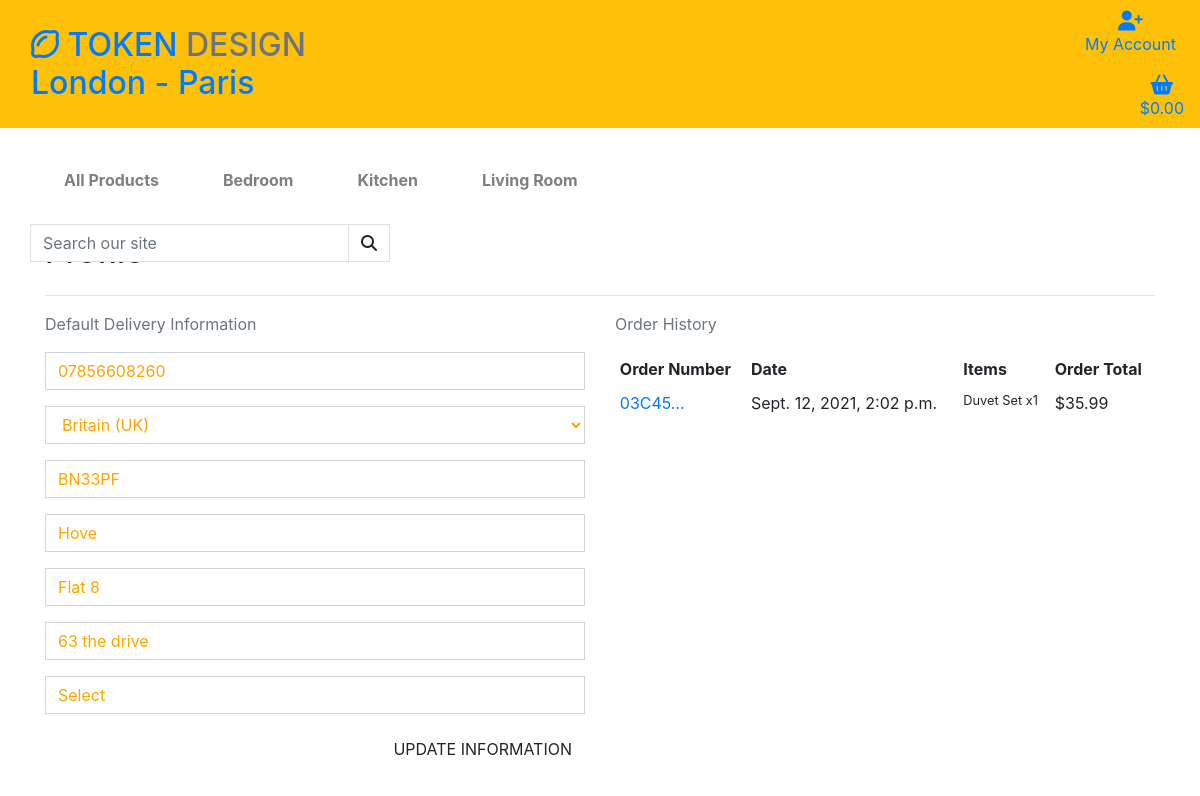
The page /profile/ (signed in) on the database as committed earlier.
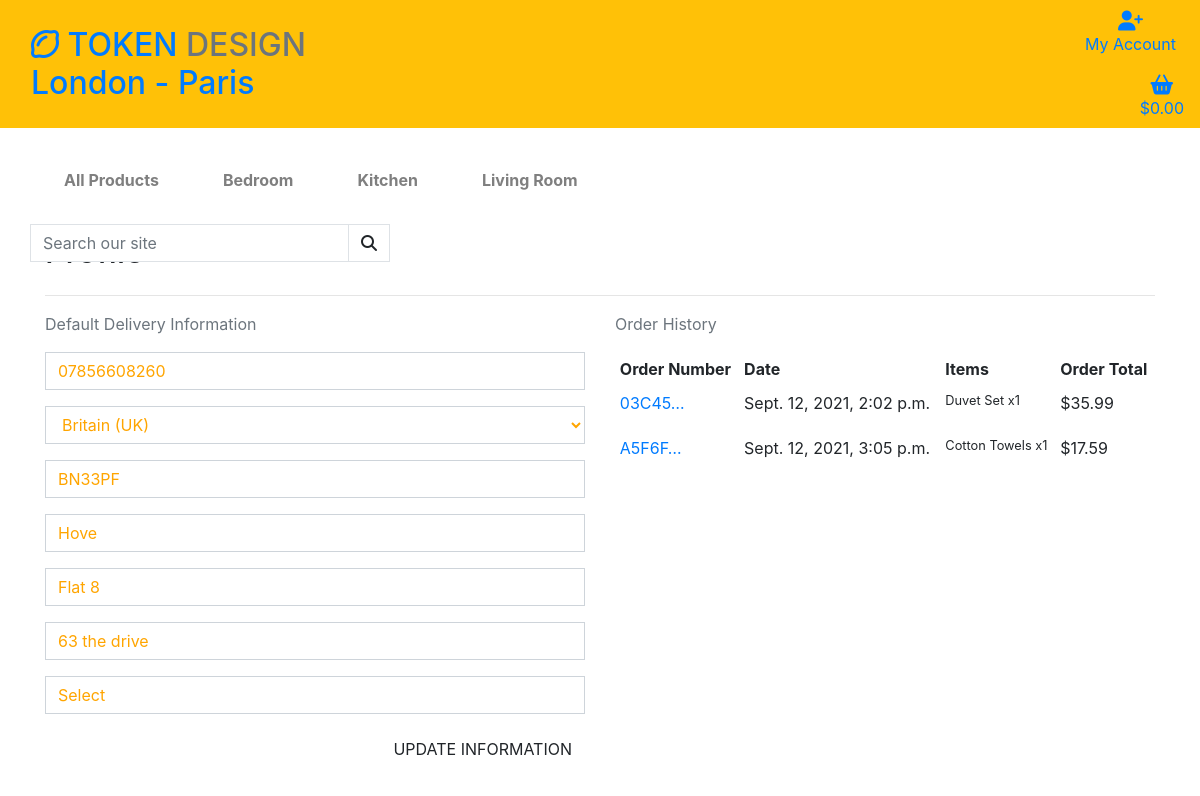
The same page on the database as committed later.
### profiles/models.py (models this page shows, shortened)
class UserProfile(models.Model):
    user = models.OneToOneField(User, on_delete=models.CASCADE)
    default_phone_number = models.CharField(max_length=20, null=True, blank=True)
    default_country = CountryField(blank_label='Country *', null=True, blank=True)
    default_postcode = models.CharField(max_length=20, null=True, blank=True)
    default_town_or_city = models.CharField(max_length=40, null=True, blank=True)
    default_street_address1 = models.CharField(max_length=80, null=True, blank=True)
    default_street_address2 = models.CharField(max_length=80, null=True, blank=True)
    default_county = models.CharField(max_length=80, null=True, blank=True)

### checkout/models.py (models this page shows, shortened)
class Order(models.Model):
    order_number = models.CharField(max_length=32, null=False, editable=False)
    user_profile = models.ForeignKey(UserProfile, on_delete=models.SET_NULL,
                                     null=True, blank=True, related_name='orders')
    full_name = models.CharField(max_length=50, null=False, blank=False)
    email = models.EmailField(max_length=254, null=False, blank=False)
    phone_number = models.CharField(max_length=20, null=False, blank=False)
    country = CountryField(blank_label='Country *', null=False, blank=False)
    postcode = models.CharField(max_length=20, null=True, blank=True)
    town_or_city = models.CharField(max_length=40, null=False, blank=False)
    street_address1 = models.CharField(max_length=80, null=False, blank=False)
    street_address2 = models.CharField(max_length=80, null=True, blank=True)
    county = models.CharField(max_length=80, null=True, blank=True)
    date = models.DateTimeField(auto_now_add=True)
    delivery_cost = models.DecimalField(max_digits=6, decimal_places=2, null=False, default=0)
    order_total = models.DecimalField(max_digits=10, decimal_places=2, null=False, default=0)
    grand_total = models.DecimalField(max_digits=10, decimal_places=2, null=False, default=0)
    original_cart = models.TextField(null=False, blank=False, default='')
    stripe_pid = models.CharField(max_length=254, null=False, blank=False, default='')

class OrderLineItem(models.Model):
    order = models.ForeignKey(Order, null=False, blank=False, on_delete=models.CASCADE, related_name='lineitems')
    product = models.ForeignKey(Product, null=False, blank=False, on_delete=models.CASCADE)
    quantity = models.IntegerField(null=False, blank=False, default=0)
    lineitem_total = models.DecimalField(max_digits=6, decimal_places=2, null=False, blank=False, editable=False)

### products/models.py (models this page shows, shortened)
class Product(models.Model):
    category = models.ForeignKey('Category', null=True, blank=True, on_delete=models.SET_NULL)
    sku = models.CharField(max_length=254, null=True, blank=True)
    name = models.CharField(max_length=254)
    description = models.TextField()
    price = models.DecimalField(max_digits=6, decimal_places=2)
    rating = models.DecimalField(max_digits=6, decimal_places=2, null=True, blank=True)
    image_url = models.URLField(max_length=1024, null=True, blank=True)
    image = models.ImageField(null=True, blank=True)

### profiles/views.py (the view)
# urls.py: path('', views.profile, name='profile'),
def profile(request):
    profile = get_object_or_404(UserProfile, user=request.user)
    if request.method == 'POST':
        form = UserProfileForm(request.POST, instance=profile)
        if form.is_valid():
            form.save()
            messages.success(request, 'Profile updated successfully')
    form = UserProfileForm(instance=profile)
    orders = profile.orders.all()
    template = 'profiles/profile.html'
    context = {
        'form': form,
        'orders': orders,
        'on_profile_page': True
    }
    return render(request, template, context)

### profiles/forms.py
class UserProfileForm(forms.ModelForm):
    class Meta:
        model = UserProfile
        exclude = ('user',)
    def __init__(self, *args, **kwargs):
        super().__init__(*args, **kwargs)
        placeholders = {
            'default_phone_number': 'Phone Number',
            'default_postcode': 'Postal Code',
            'default_town_or_city': 'Town or City',
            'default_street_address1': 'Street Address 1',
            'default_street_address2': 'Street Address 2',
            'default_county': 'County, State or Locality',
        }
        self.fields['default_phone_number'].widget.attrs['autofocus'] = True
        for field in self.fields:
            if field != 'default_country':
                if self.fields[field].required:
                    placeholder = f'{placeholders[field]} *'
                else:
                    placeholder = placeholders[field]
                self.fields[field].widget.attrs['placeholder'] = placeholder
            self.fields[field].widget.attrs['class'] = 'border-black rounded-0 profile-form-input'
            self.fields[field].label = False

### shopping_cart/contexts.py (called while the page is built, shortened)
def cart_contents(request):
    cart_items = []
    total = 0
    product_count = 0
    shopping_cart = request.session.get('shopping_cart', {})
    if total < settings.FREE_DELIVERY_POINT:
        delivery = total * Decimal(settings.STANDARD_DELIVERY_PERCENTAGE / 100)
        free_delivery_delta = settings.FREE_DELIVERY_POINT - total
    else:
        delivery = 0
        free_delivery_delta = 0
    grand_total = delivery + total
    context = {
        'cart_items': cart_items,
        'total': total,
        'product_count': product_count,
        'delivery': delivery,
        'free_delivery_delta': free_delivery_delta,
        'free_delivery_point': settings.FREE_DELIVERY_POINT,
        'grand_total': grand_total,
    }
    return context

### profiles/templates/profiles/profile.html (shortened to what this page needs)
{% extends "base.html" %}
{% load static %}
{% block extra_css %}
    <link rel="stylesheet" href="{% static 'profiles/css/profile.css' %}">
{% endblock %}
{% block page_header %}
    <div class="container header-container">
    </div>
{% endblock %}
{% block content %}
    <div class="container">
        <div class="row">
            <div class="col">
                <h2 class="logo-font mb-4">Profile</h2>
                <hr>
            </div>
        </div>
        <div class="row">
            <div class="col-12 col-lg-6">
                <p class="text-muted">Default Delivery Information</p>
                <form class="mt-3" action="{% url 'profile' %}" method="POST" id="profile-update-form">
                    {{ form|crispy }}
                    <button class="btn btn-black rounded text-uppercase float-right text-uppercase">Update Information</button>
                </form>
            </div>
            <div class="col-12 col-lg-6">
                <p class="text-muted">Order History</p>
                <div class="order-history table-responsive">
                    <table class="table table-sm table-borderless">
                        <thead>
                            <tr>
                                <th>Order Number</th>
                                <th>Date</th>
                                <th>Items</th>
                                <th>Order Total</th>
                            </tr>
                        </thead>
                        <tbody>
                            {% for order in orders %}
                                <tr>
                                    <td>
                                        <a href="{% url 'order_history' order.order_number %}"
                                        title="{{ order.order_number }}">
                                            {{ order.order_number|truncatechars:6 }}
                                        </a>
                                    </td>
                                    <td>{{ order.date }}</td>
                                    <td>
                                        <ul class="list-unstyled">
                                            {% for item in order.lineitems.all %}
                                                <li class="small">
                                                   {{ item.product.name }} x{{ item.quantity }}
                                                </li>
                                            {% endfor %}
                                        </ul>
                                    </td>
                                    <td>${{ order.grand_total }}</td>
                                </tr>
                            {% endfor %}
                        </tbody>
                    </table>
                </div>
            </div>
        </div>
{% endblock %}

### templates/base.html (shortened to what this page needs)
{% load static %}
<!doctype html>
<html lang="en">
  <head>
    {% block corecss %}
        <link rel="stylesheet" href="https://stackpath.bootstrapcdn.com/bootstrap/4.4.1/css/bootstrap.min.css">
    {% endblock %}
    {% block extra_css %}{% endblock %}
  </head>
  <body>
    <header class="container-fluid fixed-top nav-bar">
        <div id='navbar' class="row bg-warning pt-lg-12 d-none  d-lg-flex">
            <div class="col-12 col-lg-4 my-auto py-1 py-lg-0 text-center text-lg-left">
                <a href="{% url 'home' %}" class="nav-link main-logo-link">
                    <h2 class="title text-black my-0"><i class="fa fa-lemon-o fa-0x" aria-hidden="true"></i>         TOKEN <span class="text-muted">DESIGN</span><br> <span class="nav-location">London - Paris</span></h2>
                </a>
                </div>
                <div class="col-12 col-lg-2 my-auto mr-0 pr-0 py-lg-0 account offset-6">
                    <ul class="list-inline list-unstyled text-center text-lg-right my-0">
                        <li class="list-inline-item dropdown">
                            <a class="text-black nav-link" href="#" id="user-options" data-toggle="dropdown" aria-haspopup="true" aria-expanded="false">
                                <div class="text-center">
                                    <div><i class="fa fa-user-plus fa-lg"></i></div>
                                    <p class="my-0">My Account</p>
                                </div>
                            </a>
                        </li>
                        <li class="list-inline-item">
                            <a class="{% if grand_total %} text-danger font-weight-bold{% else %}text-black{% endif %} nav-link" href="{% url 'view_cart' %}">
                                <div class="text-center">
                                    <div><i class="fa fa-shopping-basket fa-lg"></i></div>
                                    <p class="my-0">
                                        {% if grand_total %}
                                            ${{ grand_total|floatformat:2 }}
                                        {% else %}
                                            $0.00
                                        {% endif %}
                                    </p>
                                </div>
                            </a>
                        </li>
                    </ul>
                    </div>
            </div>
            <div class="row bg-white">
                <nav class="navbar navbar-expand-lg navbar-light w-100">
                    {% include 'includes/mobile-top-header.html' %}
                    {% include 'includes/main-nav.html' %}
                </nav>
            </div>
                <div class="col-12 col-lg-4 my-auto py-1 py-lg-0 search-bar black ml-0">
                    <form method="GET" action="{% url 'products' %}">
                        <div class="input-group w-100">
                            <input class="form-control border border-black rounded-0" type="text" name="querying" placeholder="Search our site">
                            <div class="input-group-append">
                                <button class="form-control btn btn-black border border-black rounded-0" type="submit">
                                    <span class="icon">
                                        <i class="fas fa-search"></i>
                                    </span>
                                </button>
                            </div>
                        </div>
                    </form>
                </div>
    </header>
    {% block page_header %}
    {% endblock %}
    {% block content %}
    {% endblock %}
  </body>
</html>

### templates/includes/mobile-top-header.html (shortened to what this page needs)
<ul>

### templates/includes/main-nav.html (shortened to what this page needs)
<div class="main-nav">
    <div class="collapse navbar-collapse" id="main-nav">
    <ul class="navbar-nav w-auto mx-auto">
        <li class="nav-item dropdown">
            <a class="logo-font font-weight-bold nav-link text-black mr-5 links" href="#" id="all-products-link" data-toggle="dropdown" aria-haspopup="true" aria-expanded="false">
                All Products
            </a>
        </li>
        <li class="nav-item dropdown">
            <a class="logo-font font-weight-bold nav-link text-black mr-5 links" href="#" id="clothing-link" data-toggle="dropdown" aria-haspopup="true" aria-expanded="false">
                Bedroom
            </a>
        </li>
        <li class="nav-item dropdown">
            <a class="logo-font font-weight-bold nav-link text-black mr-5 links" href="#" id="homeware-link" data-toggle="dropdown" aria-haspopup="true" aria-expanded="false">
                Kitchen
            </a>
        </li>
        <li class="nav-item dropright">
            <a class="logo-font font-weight-bold nav-link text-black links" href="#" id="specials-link" data-toggle="dropdown" aria-haspopup="true" aria-expanded="false">
                Living Room
            </a>
        </li>
    </ul>
</div>
</div>

### profiles/static/profiles/css/profile.css (style rules this page uses)
#profile-update-form .form-control { color: orange; }
#profile-update-form input::placeholder { color: orange; }
#id_default_country, #id_default_country option:not(:first-child) { color: black; }
.header-container { padding-top: 200px; }
.order-history { max-height: 450px; overflow-y: auto; }

Rows that differ between the two databases and show on the page:
added Order: order_number "A5F6F…", date "Sept. 12, 2021, 3:05 p.m.", grand_total "17.59"
added OrderLineItem: product.name "Cotton Towels", quantity "1", shown under "A5F6F…"
